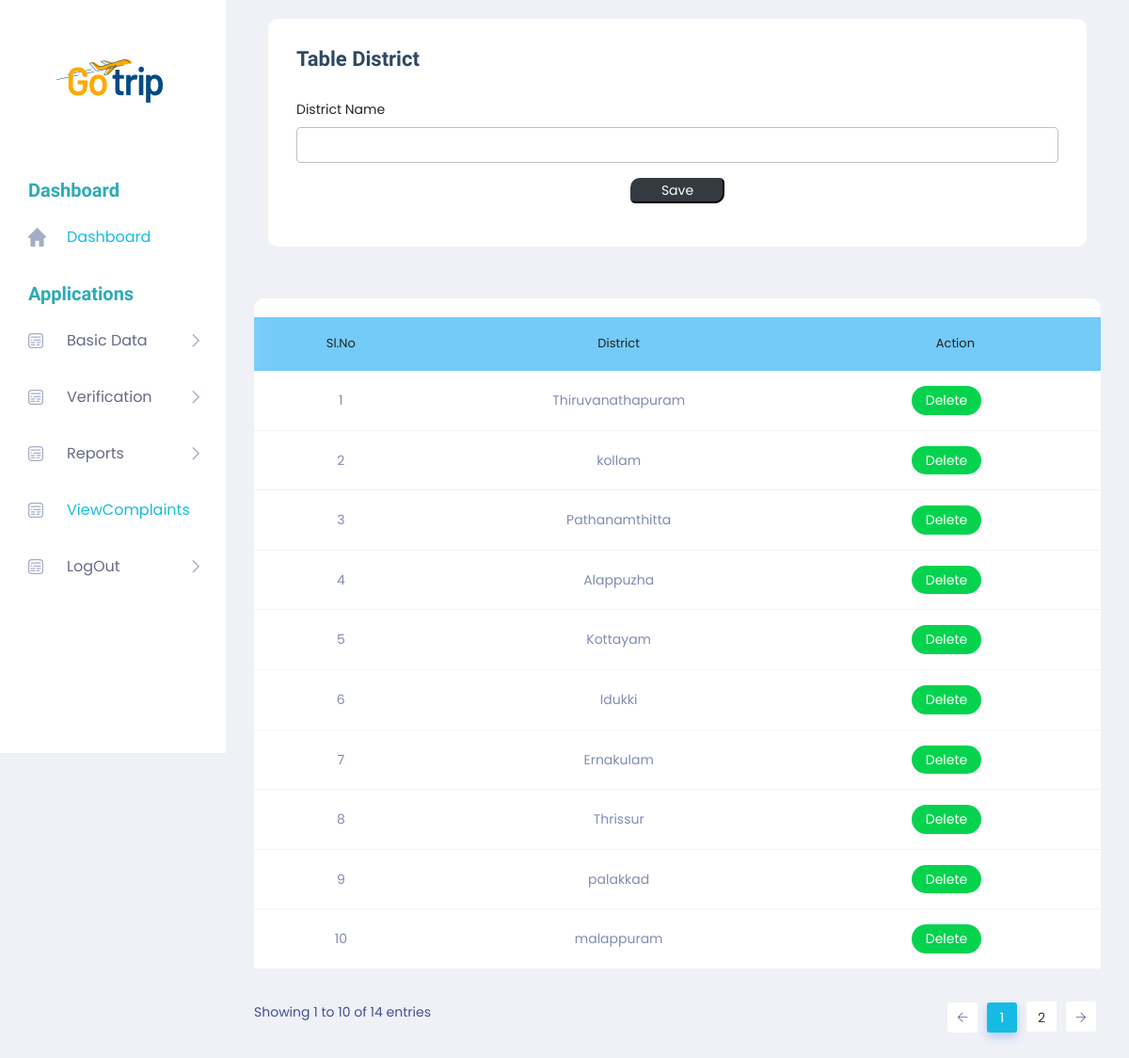
Screenshot of /Admin/District.php with the database file from the repository.
### tables this page shows
CREATE TABLE `tbl_district` (
  `district_id` int(11) NOT NULL,
  `district_name` varchar(30) NOT NULL
);

### Admin/District.php (the view, shortened to what this page needs)
<!DOCTYPE html PUBLIC "-//W3C//DTD XHTML 1.0 Transitional//EN" "http://www.w3.org/TR/xhtml1/DTD/xhtml1-transitional.dtd">
<html xmlns="http://www.w3.org/1999/xhtml">
<head>
</head>
<?php
include('../Assets/connection/connection.php');
include('Header.php');
?>
<body>
        <section class="main_content dashboard_part">
            <div class="main_content_iner ">
                <div class="container-fluid p-0">
                    <div class="row justify-content-center">
                        <div class="col-12">
                            <div class="QA_section">
                                <div class="white_box_tittle list_header">
                                    <div class="col-lg-12">
                                        <div class="white_box mb_30">
                                            <div class="box_header ">
                                                <div class="main-title">
                                                    <h3 class="mb-0" >Table District</h3>
                                                </div>
                                            </div>
                                            <form method="post">
                                                <div class="form-group">
                                                    <label for="txt_district">District Name</label>
                                                    <input required="" type="text" class="form-control" id="txt_district" name="txt_district" autocomplete="off" required>
                                                </div>
                                                <div class="form-group" align="center">
<input type="submit" class="btn-dark" style="width:100px; border-radius: 10px 5px " name="btn_save" value="Save">
                                                </div>
                                            </form>
                                        </div>
                                    </div>
                                </div>
                                <div class="QA_table mb_30">
                                    <table class="table lms_table_active">
                                        <thead>
                                            <tr style="background-color: #74CBF9">
                                                <td align="center" scope="col">Sl.No</td>
                                                <td align="center" scope="col">District</td>
                                                <td align="center" scope="col">Action</td>
                                            </tr>
                                        </thead>
                                        <tbody>
                                            <?php
                                                $i = 0;
                                                $selQry = "select * from tbl_district";
                                                $rs = $conn->query($selQry);
                                                while ($data = $rs->fetch_assoc()) {
                                                    $i++;
                                            ?>
                                            <tr>
                                                <td align="center"><?php echo $i;?></td>
                                                <td align="center"><?php echo $data["district_name"];?></td>
                                                <td align="center"><a href="District.php?id=<?php echo $data["district_id"];?>" class="status_btn">Delete</a> &nbsp;&nbsp;&nbsp;&nbsp;
</td>                                            </tr>
                                            <?php
                                              }
                                            ?>
                                        </tbody>
                                    </table>
                                </div>
                            </div>
                        </div>
                    </div>
                </div>
            </div>
        </section>
</body>
</html>

### rows the page displays
tbl_district: district_name "Thiruvanathapuram"
tbl_district: district_name "kollam"
tbl_district: district_name "Pathanamthitta"
tbl_district: district_name "Alappuzha"
tbl_district: district_name "Kottayam"
tbl_district: district_name "Idukki"
tbl_district: district_name "Ernakulam"
tbl_district: district_name "Thrissur"
tbl_district: district_name "palakkad"
tbl_district: district_name "malappuram"
